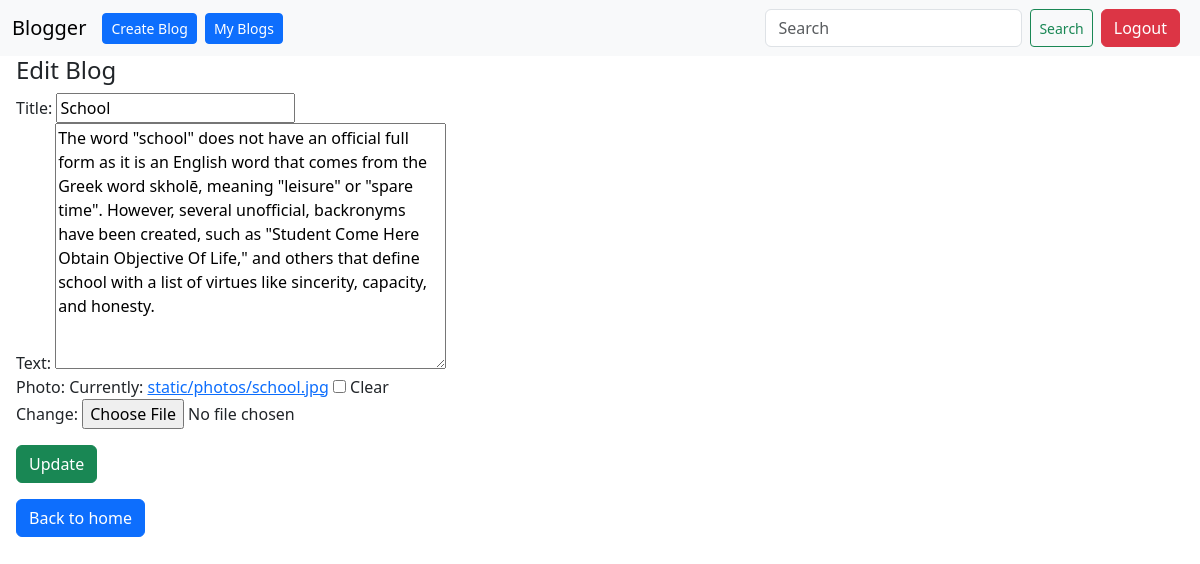
The app's page /7/edit_blog/ (signed in) with its own data.
### Blog/models.py (models this page shows, shortened)
class Blog(models.Model):
    user = models.ForeignKey(User, on_delete=models.CASCADE)
    title = models.CharField(max_length=50)
    text = models.TextField(max_length=500)
    photo = models.ImageField(upload_to='static/photos/', blank=True)
    created_dt = models.DateTimeField(auto_now_add=True)
    updated_dt = models.DateTimeField(auto_now=True)

### Blog/views.py (the view)
# urls.py: path('<int:blog_id>/edit_blog/', views.edit_blog, name="edit_blog"),
@login_required
def edit_blog(request, blog_id):
    blog = get_object_or_404(Blog, pk=blog_id, user = request.user)
    if request.method == 'POST':
        blog_form = BlogForm(request.POST, request.FILES, instance=blog)
        if blog_form.is_valid():
            form = blog_form.save(commit=False)
            form.user = request.user
            form.save()
            return redirect('home')
    else:
        form = BlogForm(instance=blog)
    return render(request, 'blog_form.html', {'form' : form})

### Blog/forms.py
class BlogForm(forms.ModelForm):
    class Meta:
        model = Blog
        fields = ['title', 'text', 'photo']

### templates/blog_form.html (shortened to what this page needs)
{% extends 'layout.html' %}
{% block content %}
<div class="mx-3">
    {% if form.instance.pk %}
        <h4>Edit Blog</h4>
    {% else %}
        <h4>Create Blog</h4>
    {% endif %}
    <form method="post" enctype="multipart/form-data" class="form">
        {{ form }}
        {% if form.instance.pk %}
            <button class="btn btn-success mt-3" type="submit">Update</button>
        {% else %}
            <button class="btn btn-success mt-3" type="submit">Create</button>
        {% endif %}
    </form>
    <a type="button" class="btn btn-primary mt-3" href="{% url 'home' %}">Back to home</a>
</div>
{% endblock %}

### records on screen
Blog: title "School", text "The word \"school\" does not have an official full form as it is an English word that comes from the Greek word skholē, meaning \"leisure\" or \"spare time\". However, several unofficial, backronyms have been created, such as \"Student Come Here Obtain Objective Of Life,\" and others that define school with a list of virtues like sincerity, capacity, and honesty."
